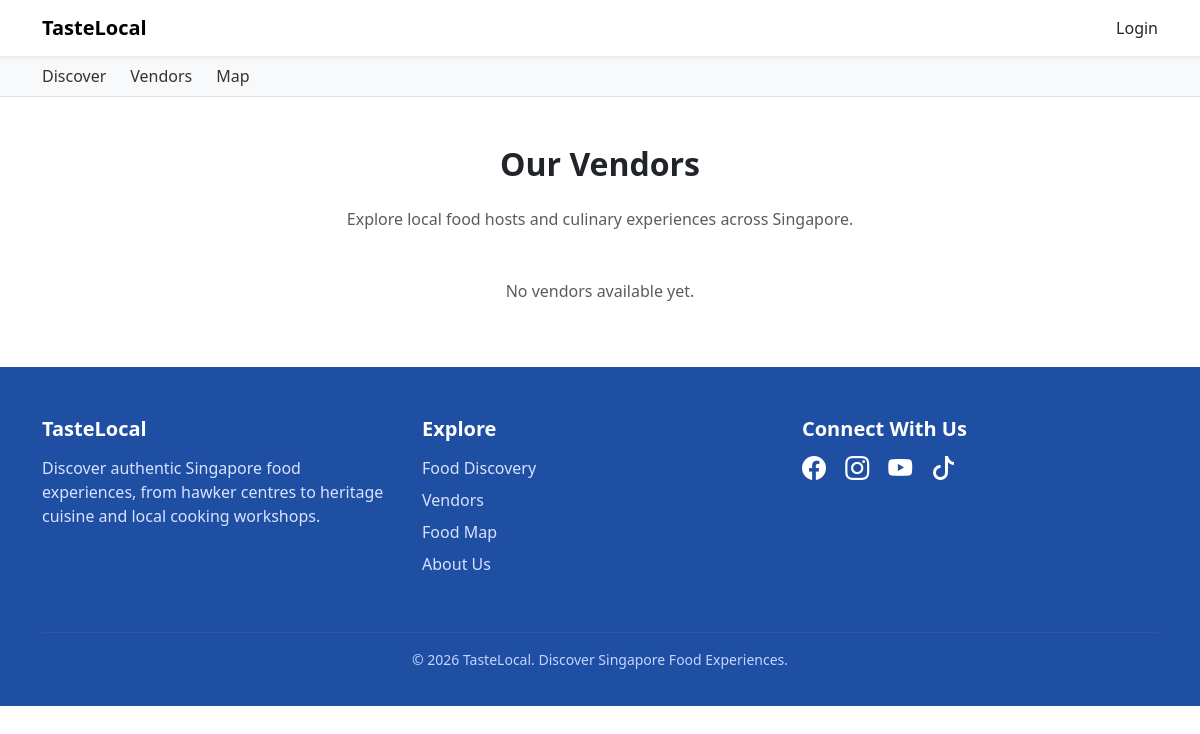
The app's page /vendors/, older data.
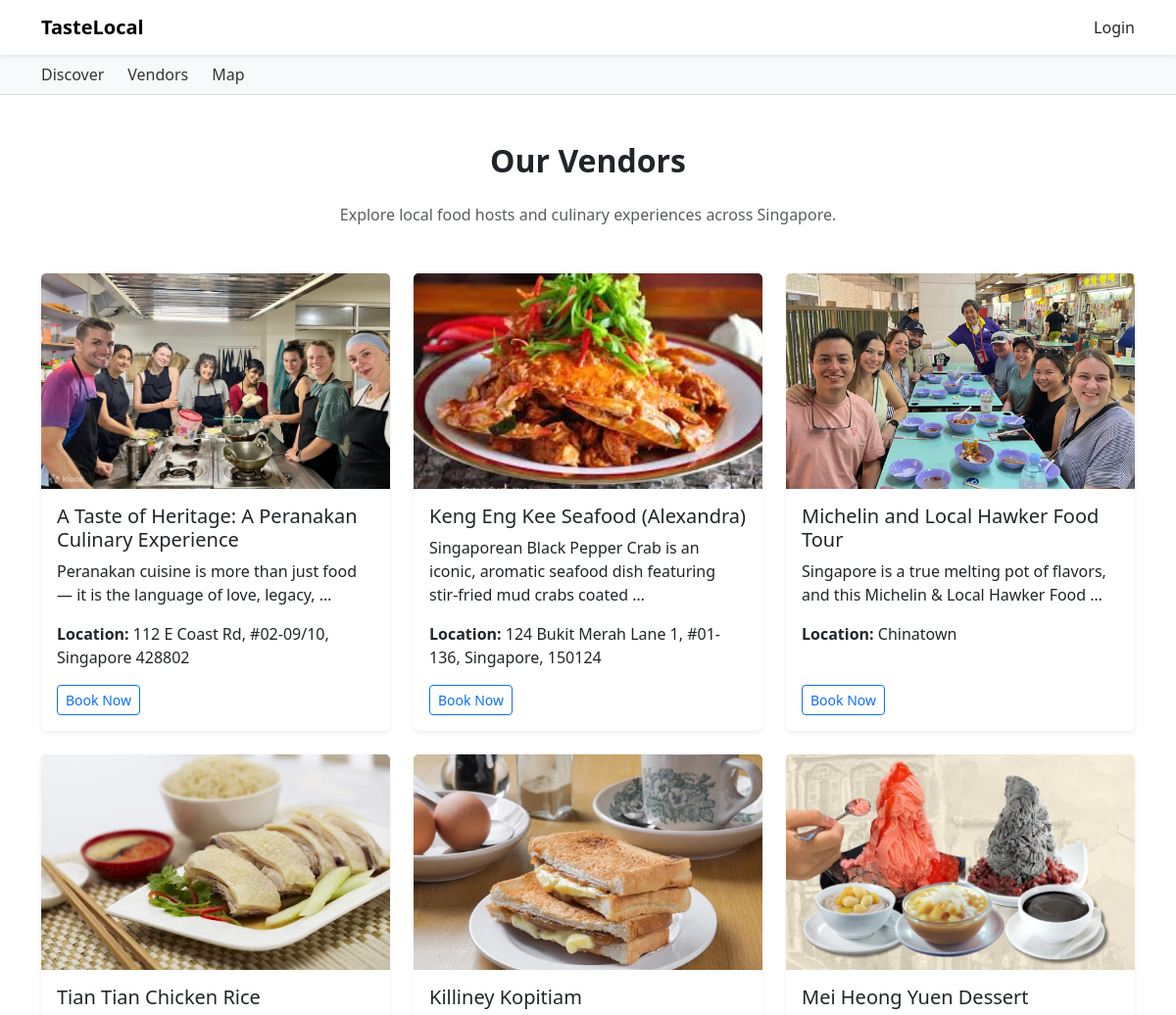
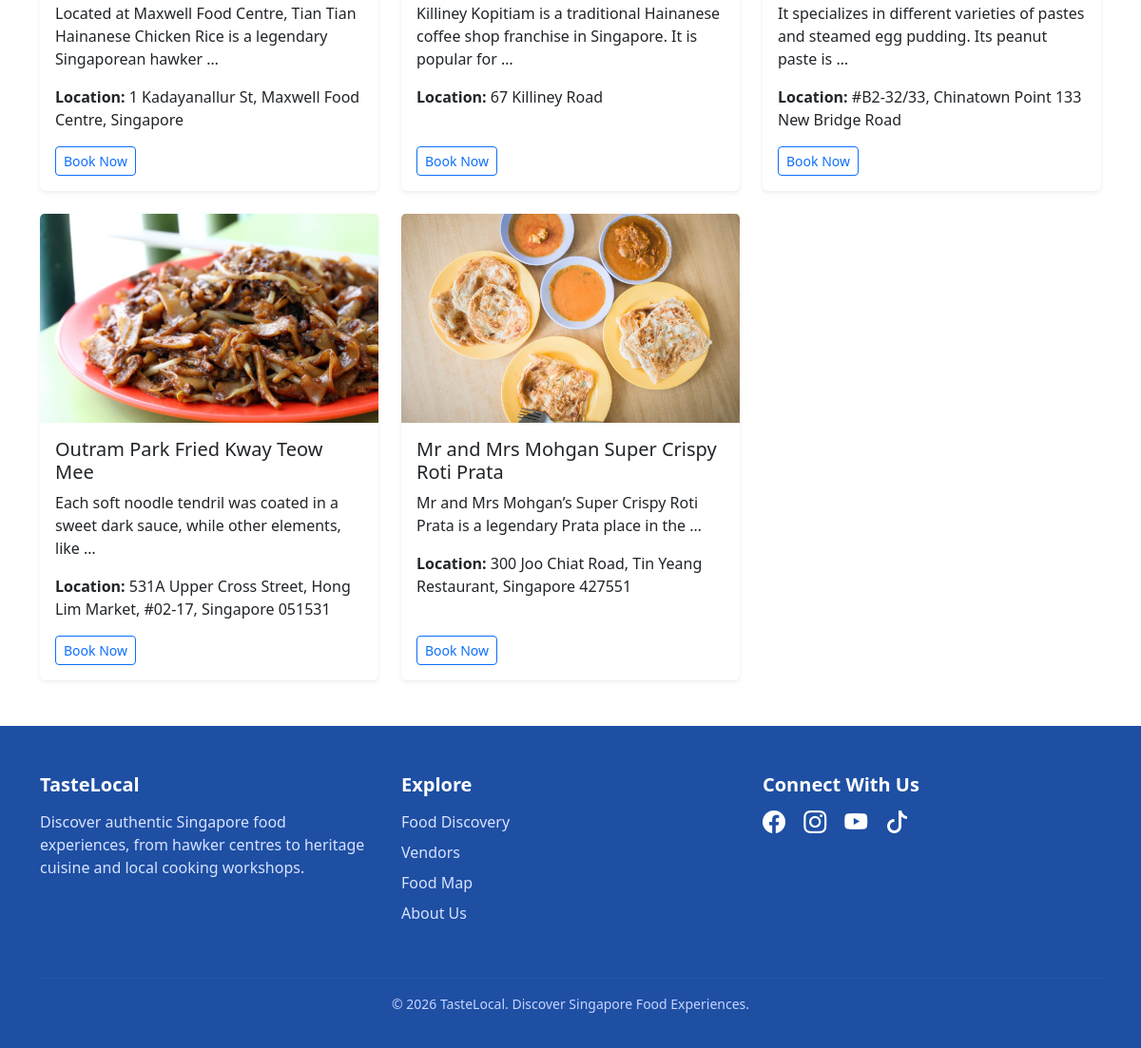
The same page, newer data (2 pictures, top to bottom).
### experiences/models.py (models this page shows, shortened)
class Experience(models.Model):
    CATEGORY_CHOICES = [
        ('hawker', 'Hawker'),
        ('restaurant', 'Restaurant'),
        ('cafe', 'Cafe'),
        ('tour', 'Food Tour'),
        ('workshop', 'Cooking Workshop'),
    ]
    title = models.CharField(max_length=200)
    description = models.TextField()
    category = models.CharField(
        max_length=20,
        choices=CATEGORY_CHOICES
    )
    location = models.CharField(max_length=255)
    price = models.DecimalField(
        max_digits=8,
        decimal_places=2
    )
    capacity = models.PositiveIntegerField(
        help_text="Maximum number of participants"
    )
    image = models.ImageField(
        upload_to='experiences/',
        blank=True,
        null=True
    )
    vendor = models.ForeignKey(
        User,
        on_delete=models.CASCADE,
        related_name='experiences'
    )
    is_active = models.BooleanField(
        default=True,
        help_text="Uncheck to hide this experience from listings"
    )
    created_at = models.DateTimeField(auto_now_add=True)
    updated_at = models.DateTimeField(auto_now=True)
    class Meta:
        ordering = ['-created_at']
        verbose_name = "Experience"
        verbose_name_plural = "Experiences"

### users/views.py (the view)
# urls.py: path('vendors/', vendors, name='vendors'),
def vendors(request):
    experiences = Experience.objects.filter(is_active=True).order_by('-created_at')
    return render(request, "vendors.html", {
        "experiences": experiences,
    })

### templates/vendors.html
{% extends "base.html" %}
{% load static %}
{% block content %}
<div class="container py-5">
    <h2 class="fw-bold text-center mb-4">Our Vendors</h2>
    <p class="text-center text-muted mb-5">
        Explore local food hosts and culinary experiences across Singapore.
    </p>
    <div class="row g-4">
        {% for experience in experiences %}
        <div class="col-md-4">
            <div class="card h-100 shadow-sm border-0">
                {% if experience.image %}
                    <img
                        src="{{ experience.image.url }}"
                        alt="{{ experience.title }}"
                        class="card-img-top"
                        style="height: 220px; object-fit: cover;"
                    >
                {% else %}
                    <div
                        style="height: 220px; background: #dddddd; display: flex; align-items: center; justify-content: center;"
                    >
                        No Image
                    </div>
                {% endif %}
                <div class="card-body d-flex flex-column">
                    <h5 class="card-title">{{ experience.title }}</h5>
                    <p class="card-text">
                        {{ experience.description|truncatewords:15 }}
                    </p>
                    <p class="mb-3">
                        <strong>Location:</strong> {{ experience.location }}
                    </p>
                    <div class="mt-auto">
                        <a href="{% url 'vendor' experience.id %}" class="btn btn-sm btn-outline-primary">
                            Book Now
                        </a>
                    </div>
                </div>
            </div>
        </div>
        {% empty %}
        <div class="col-12">
            <p class="text-center text-muted">No vendors available yet.</p>
        </div>
        {% endfor %}
    </div>
</div>
{% endblock %}

Row changes from the older to the newer data that the page shows:
added Experience: image (picture), title "A Taste of Heritage: A Peranakan Culinary Experience", description "Peranakan cuisine is more than just food — it is the language of love, legacy, …", location "112 E Coast Rd, #02-09/10, Singapore 428802"
added Experience: image (picture), title "Keng Eng Kee Seafood (Alexandra)", description "Singaporean Black Pepper Crab is an iconic, aromatic seafood dish featuring stir-fried mud crabs coated …", location "124 Bukit Merah Lane 1, #01-136, Singapore, 150124"
added Experience: image (picture), title "Michelin and Local Hawker Food Tour", description "Singapore is a true melting pot of flavors, and this Michelin & Local Hawker Food …", location "Chinatown"
added Experience: image (picture), title "Tian Tian Chicken Rice", description "Located at Maxwell Food Centre, Tian Tian Hainanese Chicken Rice is a legendary Singaporean hawker …", location "1 Kadayanallur St, Maxwell Food Centre, Singapore"
added Experience: image (picture), title "Killiney Kopitiam", description "Killiney Kopitiam is a traditional Hainanese coffee shop franchise in Singapore. It is popular for …", location "67 Killiney Road"
added Experience: image (picture), title "Mei Heong Yuen Dessert", description "It specializes in different varieties of pastes and steamed egg pudding. Its peanut paste is …", location "#B2-32/33, Chinatown Point 133 New Bridge Road"
added Experience: image (picture), title "Outram Park Fried Kway Teow Mee", description "Each soft noodle tendril was coated in a sweet dark sauce, while other elements, like …", location "531A Upper Cross Street, Hong Lim Market, #02-17, Singapore 051531"
added Experience: image (picture), title "Mr and Mrs Mohgan Super Crispy Roti Prata", description "Mr and Mrs Mohgan’s Super Crispy Roti Prata is a legendary Prata place in the …", location "300 Joo Chiat Road, Tin Yeang Restaurant, Singapore 427551"
Text that changed along with them:
text no longer shown: "No vendors available yet."
